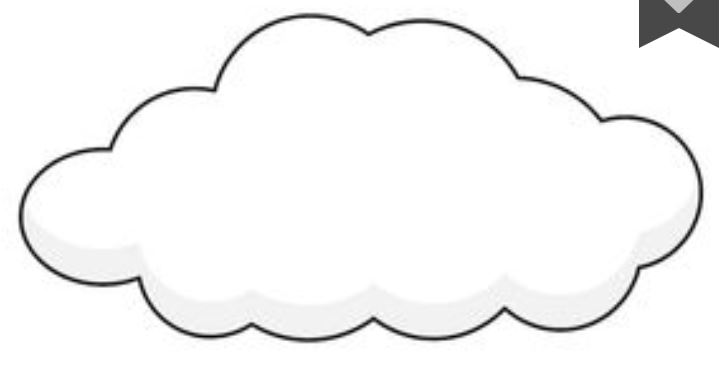
%> input picture Applications/Hangman/image_outlines/Cloud.jpg, 724 x 365 px
$ octave CloudImg2Pts.m   (GNU Octave 9; MATLAB toolbox functions it lacks are replaced by stand-ins)
%> lines starting %> are read from the running program, lines starting %| are printed output that depends on the picture; in (x1, y1, x2, y2) boxes, pixels count from 0 and x2, y2 are one past the last pixel; in counts of white or black regions, pixels touching at a corner belong together; the program's own positions count from 1
clear;

cloud_img = imread('Cloud.jpg');
%> cloud_img is the input picture: size 365x724x3 uint8; min 2, max 255, mean 245.5
cloud_bw = edge(rgb2gray(cloud_img));
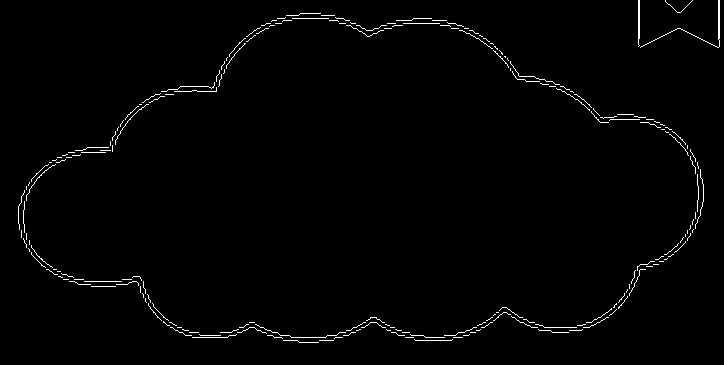
%> cloud_bw: size 365x724 logical; 1.3% white in thin lines or dots

cloud_bw(1:75, 600:end) = false; % Take out top right thing
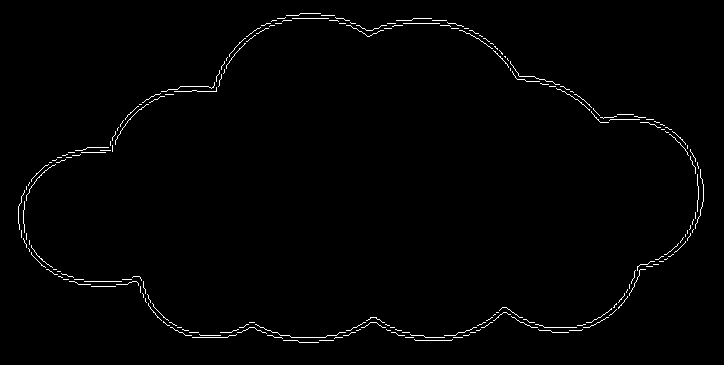
%> cloud_bw: size 365x724 logical; 1.2% white in thin lines or dots, all inside (x1, y1, x2, y2) = (18, 13, 704, 343)
imshow(cloud_bw);

[y_pts, x_pts] = find(cloud_bw);
%> y_pts = 3131 values from 14 to 343; x_pts = 3131 values from 19 to 704

y_pts = -y_pts;
%> y_pts = 3131 values, max -14 at index 1332, min -343 at index 1331, mean -196.2

x_pts = x_pts - min(x_pts);
%> x_pts = 3131 values from 0 to 685
y_pts = y_pts - min(y_pts);
%> y_pts = 3131 values, max 329 at index 1332, min 0 at index 1331, mean 146.8


plot(x_pts, y_pts, '.k');
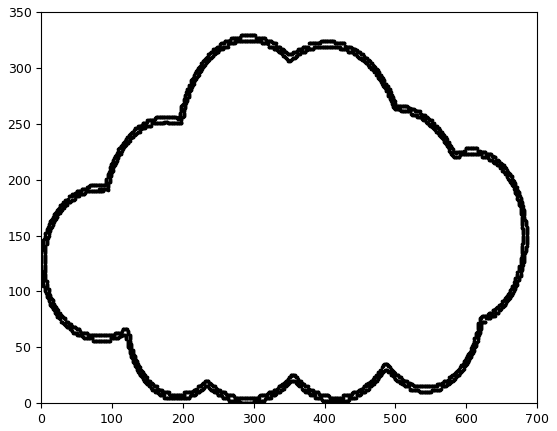
%> figure redrawn from the program's plot data

max_x = max(x_pts);
%> max_x = 685

x_pts = x_pts./max_x;
%> x_pts = 3131 values from 0 to 1
y_pts = y_pts./max_x;
%> y_pts = 3131 values, max 0.48 at index 1332, min 0 at index 1331, mean 0.214

cloud_pts = [x_pts, y_pts];

cloud_pts_new = cloud_pts(1,:);
%> cloud_pts_new = [0 0.199]
cloud_pts(1,:) = [];

[~, cloud_pts] = kmeans(cloud_pts, 120);
%> cloud_pts = 120 rows, first 12: [0.873 0.328; 0.154 0.0884; 0.364 0.463; 0.604 0.00511; 0.388 0.00745; 0.877 0.056; 0.161 0.329; 0.608 0.468; 0.712 0.0456; 0.994 0.239; 0.292 0.383; 0.0356 0.25]

num_pts = 1;

while true
    current_pt = cloud_pts_new(num_pts,:);

    % Find closest point
    distances = sqrt((current_pt(1) - cloud_pts(:,1)).^2 + (current_pt(2) - cloud_pts(:,2)).^2);
    [dist, ind] = min(distances);

    % Add closest point to new pts
    if dist < 1
        new_pt = cloud_pts(ind,:);
        cloud_pts(ind,:) = [];
        num_pts = num_pts + 1;
        cloud_pts_new(num_pts,:) = new_pt;
    else
        break;
    end

    figure(1);
    clf;
    plot(cloud_pts_new(:,1), cloud_pts_new(:,2), '.k');
end
%> this loop made 121 passes
%> (current_pt, dist, ind, new_pt) on passes 1 to 12: ([0 0.199], 0.0116, 40, [0.00381 0.188]), ([0.00381 0.188], 0.0194, 25, [0.00508 0.168]), ([0.00508 0.168], 0.0183, 115, [0.0103 0.151]), ([0.0103 0.151], 0.0174, 95, [0.0184 0.135]), ([0.0184 0.135], 0.0182, 106, [0.0303 0.121]), ([0.0303 0.121], 0.0193, 50, [0.0448 0.109]), ([0.0448 0.109], 0.0204, 44, [0.0624 0.0984]), ([0.0624 0.0984], 0.0208, 99, [0.0818 0.0909]), ([0.0818 0.0909], 0.0227, 103, [0.104 0.0864]), ([0.104 0.0864], 0.0245, 20, [0.128 0.0854]), ([0.128 0.0854], 0.0261, 2, [0.154 0.0884]), ([0.154 0.0884], 0.025, 40, [0.179 0.0828])
%> pass 1, `plot(cloud_pts_new(:,1), cloud_pts_new(:,2), '.k');`:
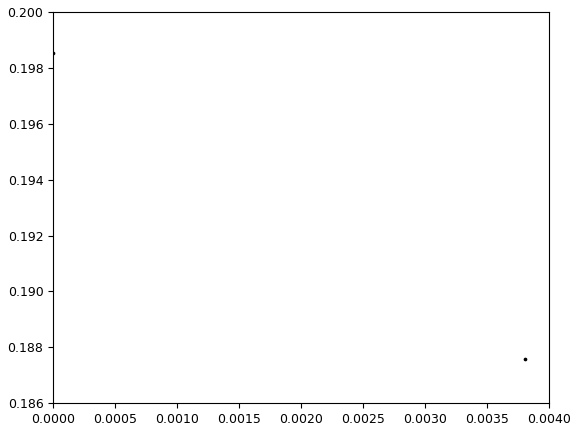
%> figure redrawn from the program's plot data
%> after the loop, cloud_pts_new = 121 rows, first 12: [0 0.199; 0.00381 0.188; 0.00508 0.168; 0.0103 0.151; 0.0184 0.135; 0.0303 0.121; 0.0448 0.109; 0.0624 0.0984; 0.0818 0.0909; 0.104 0.0864; 0.128 0.0854; 0.154 0.0884]; new_pt = [0.00779 0.21]; num_pts = 121
%> after the loop:
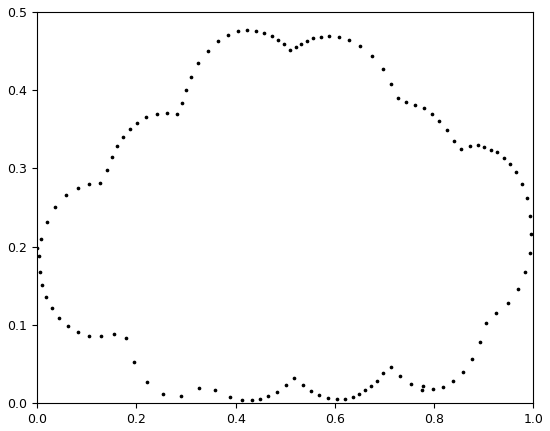
%> figure redrawn from the program's plot data

writematrix(cloud_pts_new, 'cloud_pts.csv', 'Delimiter', ',');
